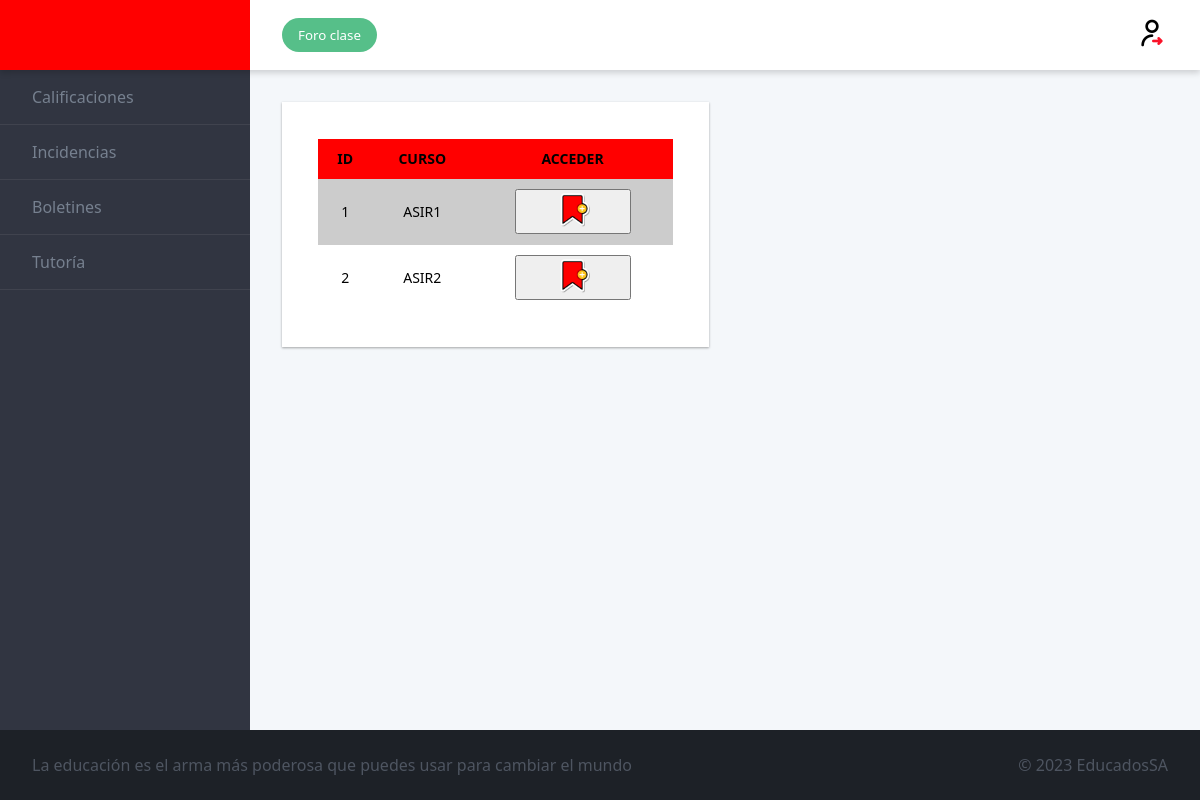
The app's page /profesor/calificaciones.php, older data.
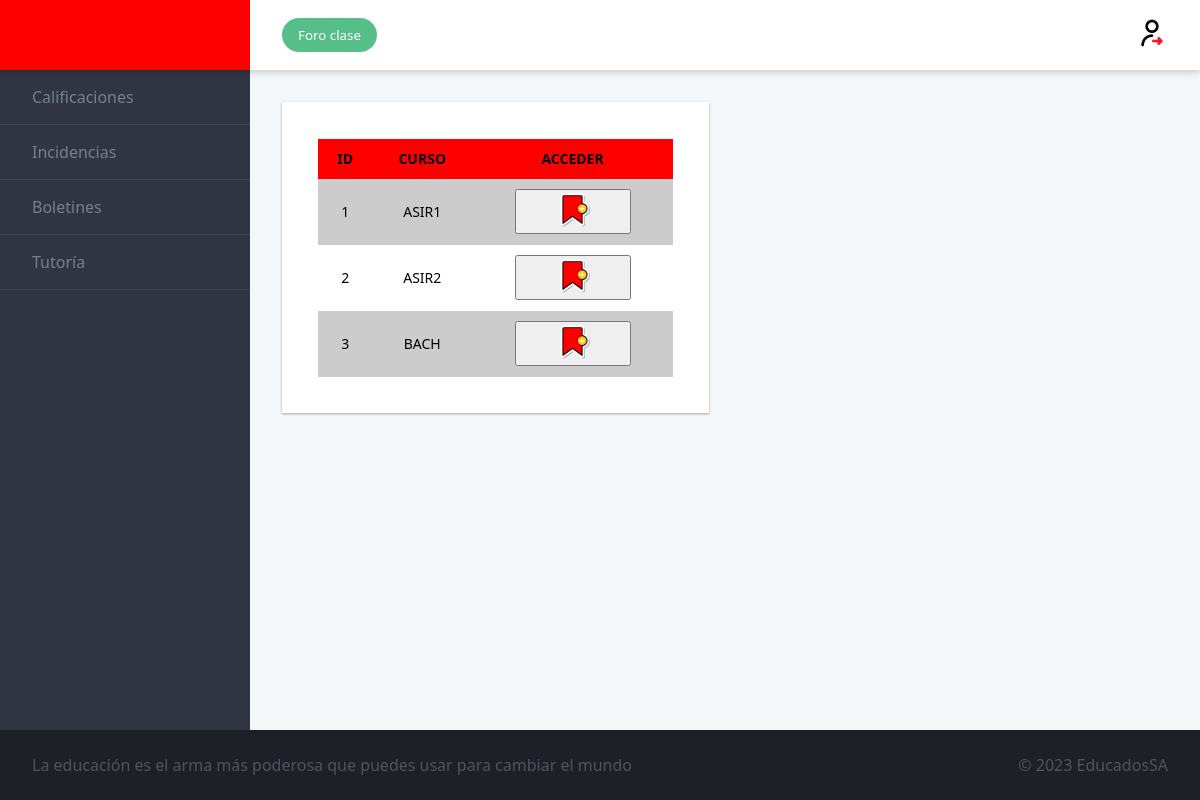
The same page, newer data.
### tables this page shows
CREATE TABLE `curso` (
  `id_curso` int(4) NOT NULL,
  `curso` varchar(50) DEFAULT NULL,
  `tutor` varchar(50) DEFAULT NULL
);

### profesor/calificaciones.php (the view, shortened to what this page needs)
<!DOCTYPE html>
<html lang="en">
	<head>
		<link rel="stylesheet" href="./style.css">
	</head>
	<body>
	<div class="admin">
	<header class="admin__header">
		<a href="profesorindex.php" class="logo">
		</a>
		<div class="toolbar">
		<button class="btn btn--primary">Foro clase</button>
		<a href="../cerrar_sesion.php" class="logout"><img src="./img/cerrar-sesion.png"></a>
		</div>
	</header>
	<nav class="admin__nav">
		<ul class="menu">
		<li class="menu__item">
			<a class="menu__link" href='./calificaciones.php'>Calificaciones</a>
		</li>
		<li class="menu__item">
			<a class="menu__link" href='./incidencias.php'>Incidencias</a>
		</li>
		<li class="menu__item">
			<a class="menu__link" href='./boletines.php'>Boletines</a>
		</li>
		<li class="menu__item">
			<a class="menu__link" href='./tutoria.php'>Tutoría</a>
		</li>
		</ul>
	</nav>
	<main class="admin__main">
		<div class="dashboard">
		<div class="dashboard__item">
			<div class="card">
			<?php
				$conexion = mysqli_connect("db", "root", "rootroot", "educados") or die("No se puede conectar con el servidor");
				$instruccion2 = "SELECT * FROM curso";
				$consulta = mysqli_query($conexion, $instruccion2) or die("Fallo en la consulta");
				$nfilas = mysqli_num_rows($consulta);
				if ($nfilas > 0) {
					print("<TABLE class='table'>\n");
					print("<TR>\n");
					print("<TH>ID</TH>\n");
					print("<TH>CURSO</TH>\n");
					print("<TH>ACCEDER</TH>\n");
					print("</TR>\n");
					while ($resultado = mysqli_fetch_array($consulta)) {
						print("<TR>\n");
						print("<TD>" . $resultado['id_curso'] . "</TD>\n");
						print("<TD>" . $resultado['curso'] . "</TD>\n");
						print("<TD><a href='calificaciones2.php?curso=" . urlencode($resultado['curso']) . "'><button id='boton_" . $resultado['id_curso'] . "' title='Notas' onclick='mostrarMenu(" . $resultado['id_curso'] . ")'><img src='./img/acceso.png' width='35%'></button></a></TD>\n");
						print("</TR>\n");
					}
					print("</TABLE>\n");
				} else {
					print("No hay cursos disponibles para este profesor.");
				}
			?>
			</div>
		</div>
		</div>
	</main>
	<footer class="admin__footer">
		<ul class="ticker">
		<li class="ticker__item">La educación es el arma más poderosa que puedes usar para cambiar el mundo</li>
		</ul>
		<span>
		&copy; 2023 EducadosSA
		</span>
	</footer>
	</div>
	</body>
</html>

Row changes from the older to the newer data that the page shows:
added curso: id_curso "3", curso "BACH"
